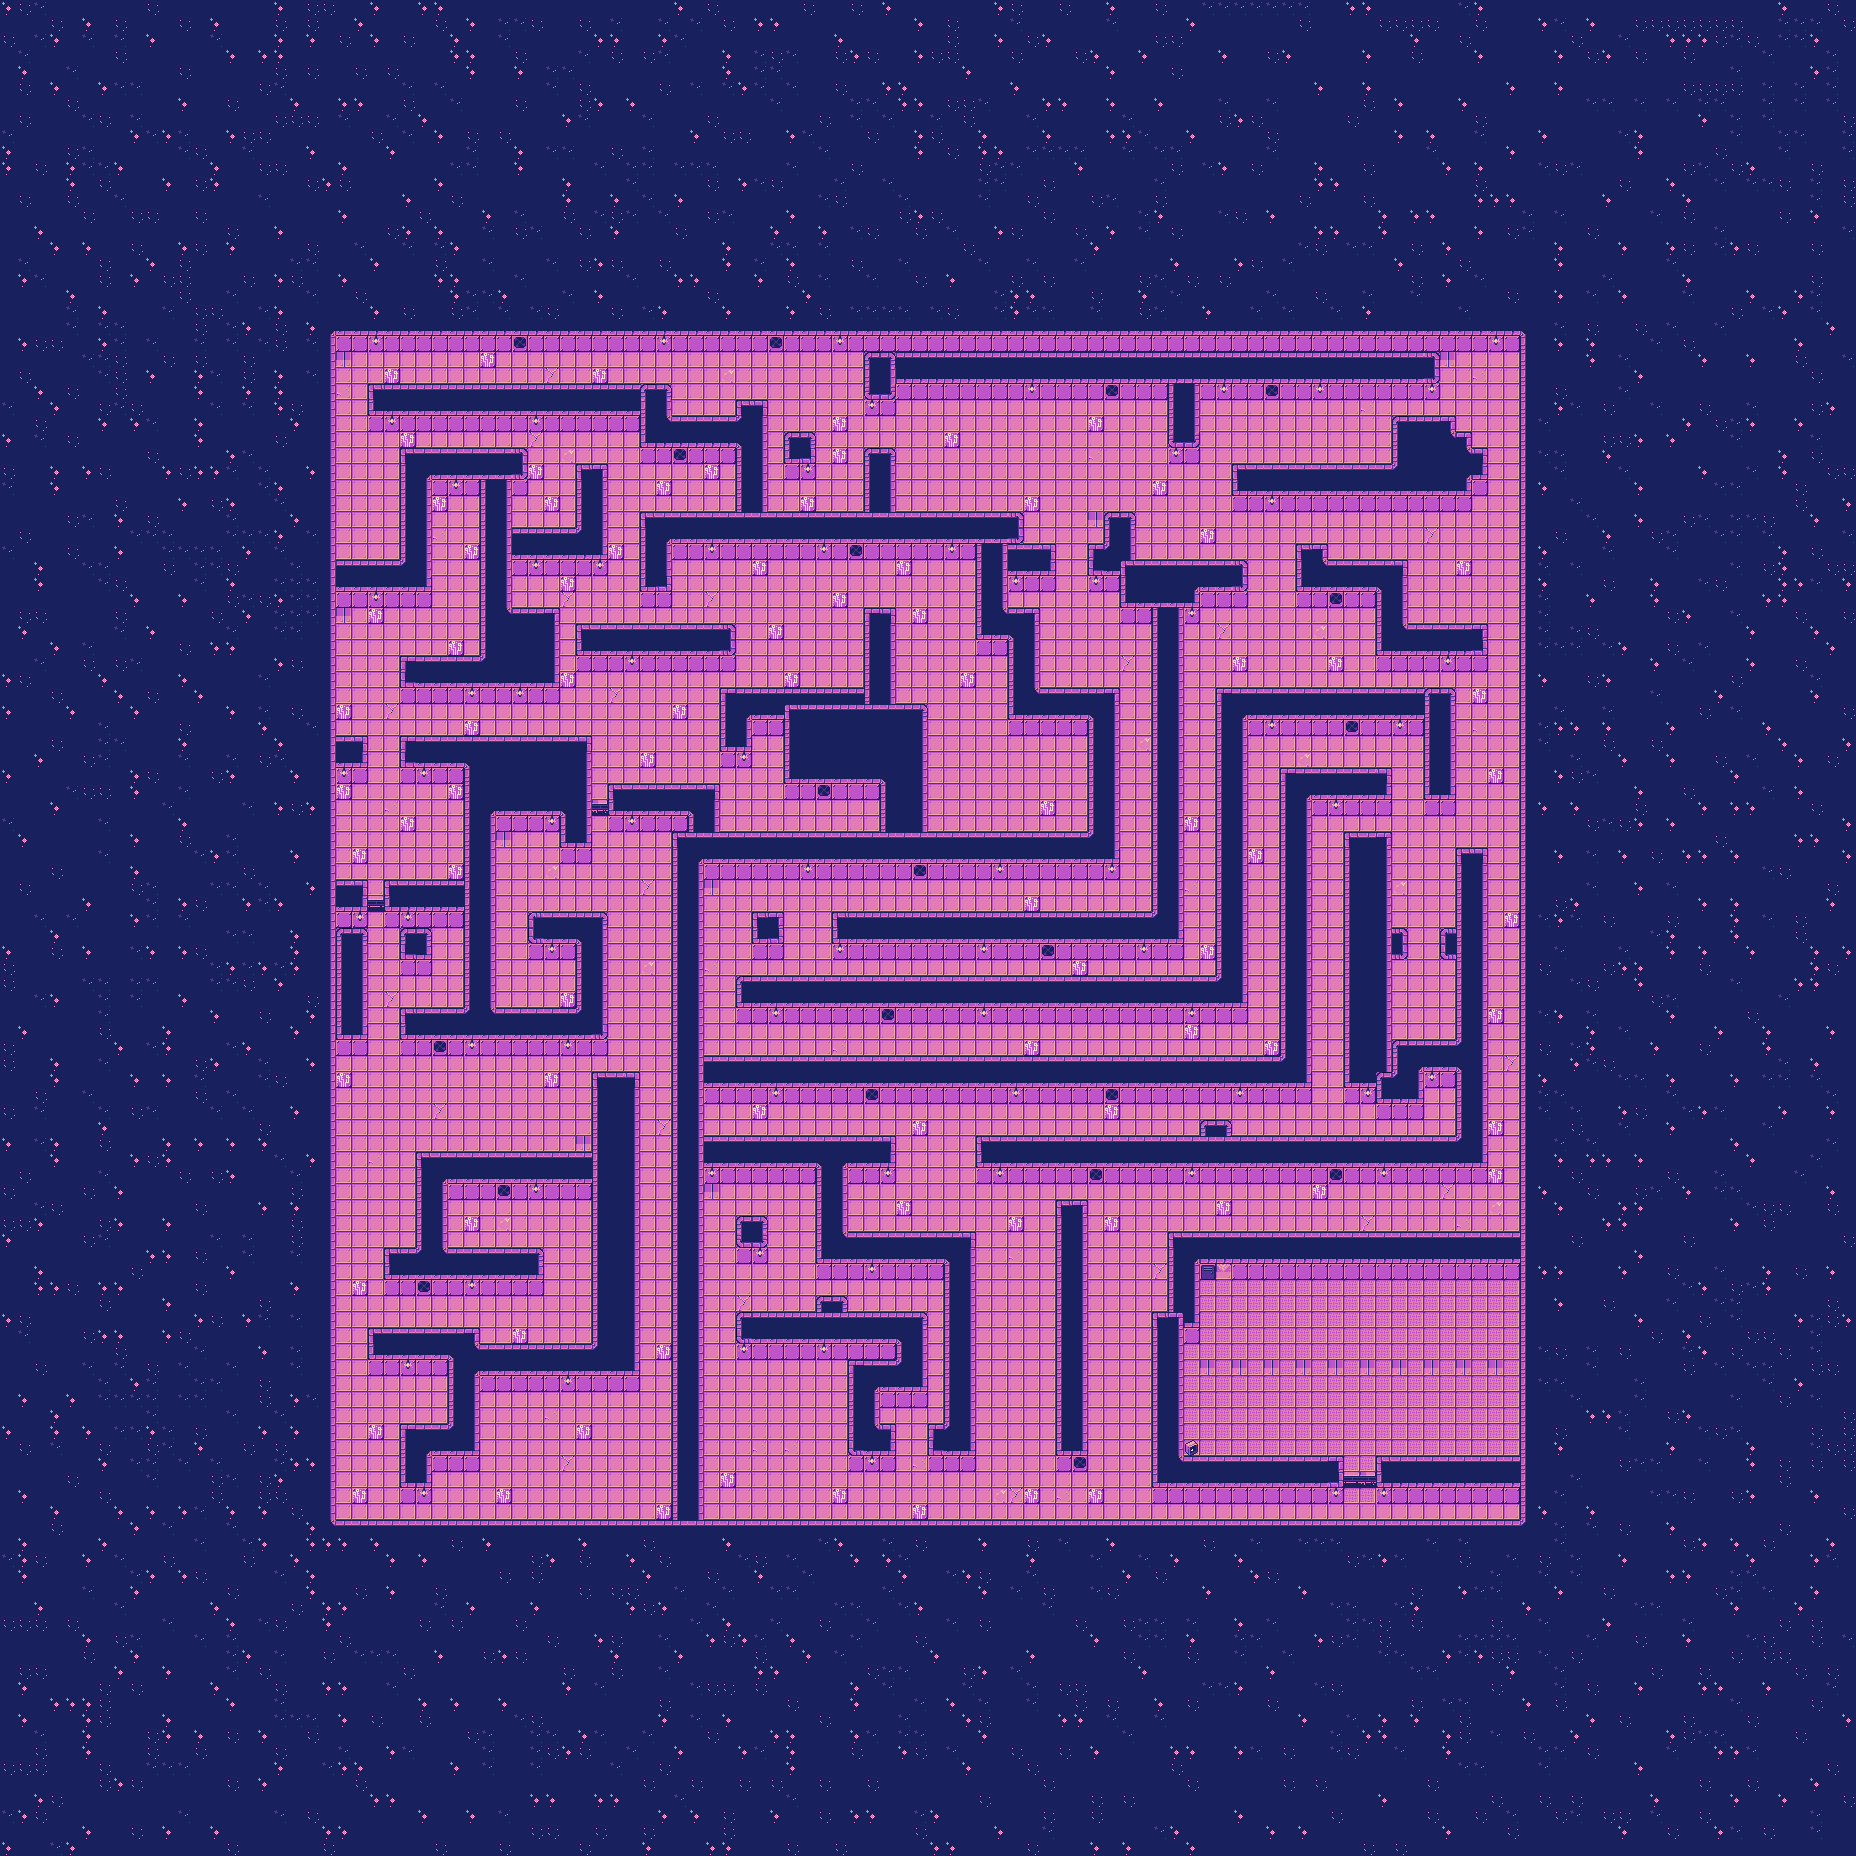

A level layout from a 2D game, rendered from its tile map. Below: a short description, then the map file with tile-grid data replaced by summaries:
An orthogonal 116x116 tile map with 16x16 px tiles, 4 tile layers (Background, Walls, Interior, Overhead) and 1 object.

<map version="1.9" tiledversion="1.9.2" orientation="orthogonal" renderorder="right-down" width="116" height="116" tilewidth="16" tileheight="16" infinite="0" nextlayerid="8" nextobjectid="8">
 <editorsettings>
  <export target="NinthLevel.json" format="json" />
 </editorsettings>
 <tileset firstgid="1" name="cosmic-lilac-tiles" tilewidth="16" tileheight="16" tilecount="104" columns="13">
  <image source="cosmic-lilac-tiles.png" width="208" height="128" />
  <tile id="0">
   <properties>
    <property name="collide" type="bool" value="true" />
   </properties>
  </tile>
  <tile id="1">
   <properties>
    <property name="collide" type="bool" value="true" />
   </properties>
  </tile>
  <tile id="2">
   <properties>
    <property name="collide" type="bool" value="true" />
   </properties>
  </tile>
  <tile id="3">
   <properties>
    <property name="collide" type="bool" value="true" />
   </properties>
  </tile>
  <tile id="4">
   <properties>
    <property name="collide" type="bool" value="false" />
   </properties>
  </tile>
  <tile id="5">
   <properties>
    <property name="collide" type="bool" value="false" />
   </properties>
  </tile>
  <tile id="6">
   <properties>
    <property name="collide" type="bool" value="true" />
   </properties>
  </tile>
  <tile id="7">
   <properties>
    <property name="collide" type="bool" value="true" />
   </properties>
  </tile>
  <tile id="8">
   <properties>
    <property name="collide" type="bool" value="true" />
   </properties>
  </tile>
  <tile id="9">
   <properties>
    <property name="collide" type="bool" value="true" />
   </properties>
  </tile>
  <tile id="10">
   <properties>
    <property name="collide" type="bool" value="false" />
   </properties>
  </tile>
  <tile id="11">
   <properties>
    <property name="collide" type="bool" value="true" />
    <property name="data" type="bool" value="true" />
   </properties>
  </tile>
  <tile id="12">
   <properties>
    <property name="collide" type="bool" value="false" />
   </properties>
  </tile>
  <tile id="13">
   <properties>
    <property name="collide" type="bool" value="true" />
   </properties>
  </tile>
  <tile id="14">
   <properties>
    <property name="collide" type="bool" value="true" />
   </properties>
  </tile>
  <tile id="15">
   <properties>
    <property name="collide" type="bool" value="true" />
   </properties>
  </tile>
  <tile id="16">
   <properties>
    <property name="collide" type="bool" value="true" />
   </properties>
  </tile>
  <tile id="17">
   <properties>
    <property name="collide" type="bool" value="true" />
   </properties>
  </tile>
  <tile id="18">
   <properties>
    <property name="collide" type="bool" value="true" />
   </properties>
  </tile>
  <tile id="19">
   <properties>
    <property name="collide" type="bool" value="true" />
   </properties>
  </tile>
  <tile id="20">
   <properties>
    <property name="collide" type="bool" value="false" />
   </properties>
  </tile>
  <tile id="21">
   <properties>
    <property name="collide" type="bool" value="false" />
   </properties>
  </tile>
  <tile id="22">
   <properties>
    <property name="collide" type="bool" value="false" />
   </properties>
  </tile>
  <tile id="23">
   <properties>
    <property name="collide" type="bool" value="false" />
   </properties>
  </tile>
  <tile id="24">
   <properties>
    <property name="collide" type="bool" value="false" />
   </properties>
  </tile>
  <tile id="25">
   <properties>
    <property name="collide" type="bool" value="false" />
   </properties>
  </tile>
  <tile id="26">
   <properties>
    <property name="collide" type="bool" value="true" />
   </properties>
  </tile>
  <tile id="27">
   <properties>
    <property name="collide" type="bool" value="false" />
   </properties>
  </tile>
  <tile id="28">
   <properties>
    <property name="collide" type="bool" value="false" />
   </properties>
  </tile>
  <tile id="29">
   <properties>
    <property name="collide" type="bool" value="true" />
   </properties>
  </tile>
  <tile id="30">
   <properties>
    <property name="collide" type="bool" value="false" />
   </properties>
  </tile>
  <tile id="31">
   <properties>
    <property name="collide" type="bool" value="false" />
   </properties>
  </tile>
  <tile id="32">
   <properties>
    <property name="collide" type="bool" value="false" />
   </properties>
  </tile>
  <tile id="33">
   <properties>
    <property name="collide" type="bool" value="true" />
    <property name="mechanism" type="bool" value="false" />
   </properties>
  </tile>
  <tile id="34">
   <properties>
    <property name="collide" type="bool" value="false" />
   </properties>
  </tile>
  <tile id="35">
   <properties>
    <property name="collide" type="bool" value="false" />
   </properties>
  </tile>
  <tile id="36">
   <properties>
    <property name="collide" type="bool" value="true" />
   </properties>
  </tile>
  <tile id="37">
   <properties>
    <property name="collide" type="bool" value="false" />
   </properties>
  </tile>
  <tile id="38">
   <properties>
    <property name="collide" type="bool" value="true" />
   </properties>
  </tile>
  <tile id="39">
   <properties>
    <property name="collide" type="bool" value="true" />
   </properties>
  </tile>
  <tile id="40">
   <properties>
    <property name="collide" type="bool" value="true" />
   </properties>
  </tile>
  <tile id="41">
   <properties>
    <property name="collide" type="bool" value="true" />
   </properties>
  </tile>
  <tile id="42">
   <properties>
    <property name="collide" type="bool" value="true" />
   </properties>
  </tile>
  <tile id="43">
   <properties>
    <property name="collide" type="bool" value="true" />
   </properties>
  </tile>
  <tile id="44">
   <properties>
    <property name="collide" type="bool" value="true" />
   </properties>
  </tile>
  <tile id="45">
   <properties>
    <property name="collide" type="bool" value="false" />
   </properties>
  </tile>
  <tile id="46">
   <properties>
    <property name="collide" type="bool" value="false" />
   </properties>
  </tile>
  <tile id="47">
   <properties>
    <property name="collide" type="bool" value="false" />
   </properties>
  </tile>
  <tile id="48">
   <properties>
    <property name="collide" type="bool" value="false" />
   </properties>
  </tile>
  <tile id="49">
   <properties>
    <property name="collide" type="bool" value="true" />
    <property name="morse" type="bool" value="true" />
   </properties>
  </tile>
  <tile id="50">
   <properties>
    <property name="collide" type="bool" value="false" />
   </properties>
  </tile>
  <tile id="51">
   <properties>
    <property name="collide" type="bool" value="false" />
   </properties>
  </tile>
  <tile id="52">
   <properties>
    <property name="collide" type="bool" value="true" />
    <property name="portal" value="finalScene" />
   </properties>
  </tile>
  <tile id="53">
   <properties>
    <property name="collide" type="bool" value="false" />
   </properties>
  </tile>
  <tile id="54">
   <properties>
    <property name="collide" type="bool" value="false" />
   </properties>
  </tile>
  <tile id="55">
   <properties>
    <property name="collide" type="bool" value="false" />
   </properties>
  </tile>
  <tile id="56">
   <properties>
    <property name="collide" type="bool" value="false" />
   </properties>
  </tile>
  <tile id="57">
   <properties>
    <property name="collide" type="bool" value="false" />
   </properties>
  </tile>
  <tile id="58">
   <properties>
    <property name="collide" type="bool" value="false" />
   </properties>
  </tile>
  <tile id="59">
   <properties>
    <property name="collide" type="bool" value="false" />
   </properties>
  </tile>
  <tile id="60">
   <properties>
    <property name="collide" type="bool" value="false" />
   </properties>
  </tile>
  <tile id="61">
   <properties>
    <property name="collide" type="bool" value="false" />
   </properties>
  </tile>
  <tile id="62">
   <properties>
    <property name="collide" type="bool" value="false" />
   </properties>
  </tile>
  <tile id="63">
   <properties>
    <property name="collide" type="bool" value="false" />
   </properties>
  </tile>
  <tile id="64">
   <properties>
    <property name="collide" type="bool" value="false" />
   </properties>
  </tile>
  <tile id="65">
   <properties>
    <property name="collide" type="bool" value="true" />
   </properties>
  </tile>
  <tile id="66">
   <properties>
    <property name="collide" type="bool" value="false" />
   </properties>
  </tile>
  <tile id="67">
   <properties>
    <property name="collide" type="bool" value="false" />
   </properties>
  </tile>
  <tile id="68">
   <properties>
    <property name="collide" type="bool" value="false" />
   </properties>
  </tile>
  <tile id="69">
   <properties>
    <property name="collide" type="bool" value="false" />
   </properties>
  </tile>
  <tile id="70">
   <properties>
    <property name="collide" type="bool" value="false" />
   </properties>
  </tile>
  <tile id="71">
   <properties>
    <property name="collide" type="bool" value="true" />
   </properties>
  </tile>
  <tile id="72">
   <properties>
    <property name="collide" type="bool" value="true" />
   </properties>
  </tile>
  <tile id="73">
   <properties>
    <property name="collide" type="bool" value="false" />
   </properties>
  </tile>
  <tile id="74">
   <properties>
    <property name="collide" type="bool" value="false" />
   </properties>
  </tile>
  <tile id="75">
   <properties>
    <property name="collide" type="bool" value="false" />
   </properties>
  </tile>
  <tile id="76">
   <properties>
    <property name="collide" type="bool" value="false" />
   </properties>
  </tile>
  <tile id="77">
   <properties>
    <property name="collide" type="bool" value="false" />
   </properties>
  </tile>
  <tile id="78">
   <properties>
    <property name="collide" type="bool" value="false" />
   </properties>
  </tile>
  <tile id="79">
   <properties>
    <property name="collide" type="bool" value="false" />
   </properties>
  </tile>
  <tile id="80">
   <properties>
    <property name="collide" type="bool" value="false" />
   </properties>
  </tile>
  <tile id="81">
   <properties>
    <property name="collide" type="bool" value="false" />
   </properties>
  </tile>
  <tile id="82">
   <properties>
    <property name="collide" type="bool" value="false" />
   </properties>
  </tile>
  <tile id="83">
   <properties>
    <property name="collide" type="bool" value="false" />
   </properties>
  </tile>
  <tile id="84">
   <properties>
    <property name="collide" type="bool" value="false" />
   </properties>
  </tile>
  <tile id="85">
   <properties>
    <property name="collide" type="bool" value="false" />
   </properties>
  </tile>
  <tile id="86">
   <properties>
    <property name="collide" type="bool" value="false" />
   </properties>
  </tile>
  <tile id="87">
   <properties>
    <property name="collide" type="bool" value="false" />
   </properties>
  </tile>
  <tile id="88">
   <properties>
    <property name="collide" type="bool" value="false" />
   </properties>
  </tile>
  <tile id="89">
   <properties>
    <property name="collide" type="bool" value="false" />
   </properties>
  </tile>
  <tile id="90">
   <properties>
    <property name="collide" type="bool" value="false" />
   </properties>
  </tile>
  <tile id="91">
   <properties>
    <property name="collide" type="bool" value="false" />
   </properties>
  </tile>
  <tile id="92">
   <properties>
    <property name="collide" type="bool" value="false" />
   </properties>
  </tile>
  <tile id="93">
   <properties>
    <property name="collide" type="bool" value="false" />
   </properties>
  </tile>
  <tile id="94">
   <properties>
    <property name="collide" type="bool" value="false" />
   </properties>
  </tile>
  <tile id="95">
   <properties>
    <property name="collide" type="bool" value="false" />
   </properties>
  </tile>
  <tile id="96">
   <properties>
    <property name="collide" type="bool" value="false" />
   </properties>
  </tile>
  <tile id="97">
   <properties>
    <property name="collide" type="bool" value="false" />
   </properties>
  </tile>
  <tile id="98">
   <properties>
    <property name="collide" type="bool" value="false" />
   </properties>
  </tile>
  <tile id="99">
   <properties>
    <property name="collide" type="bool" value="false" />
   </properties>
  </tile>
  <tile id="100">
   <properties>
    <property name="collide" type="bool" value="false" />
   </properties>
  </tile>
  <tile id="101">
   <properties>
    <property name="collide" type="bool" value="false" />
   </properties>
  </tile>
  <tile id="102">
   <properties>
    <property name="collide" type="bool" value="false" />
   </properties>
  </tile>
  <tile id="103">
   <properties>
    <property name="collide" type="bool" value="false" />
   </properties>
  </tile>
 </tileset>
 <layer id="1" name="Background" width="116" height="116">
  <data>[13456 cells, 13447 non-empty, 12 distinct tile ids]</data>
 </layer>
 <layer id="7" name="Walls" width="116" height="116">
  <data>[13456 cells, 2732 non-empty, 23 distinct tile ids]</data>
 </layer>
 <layer id="3" name="Interior" width="116" height="116">
  <data>[13456 cells, 106 non-empty, 6 distinct tile ids]</data>
 </layer>
 <layer id="4" name="Overhead" width="116" height="116">
  <data>[13456 cells, 0 non-empty, 0 distinct tile ids]</data>
 </layer>
 <objectgroup id="6" name="Script">
  <object id="6" x="1185.94" y="1438.94" width="14.3125" height="16.3125">
   <properties>
    <property name="name" value="morse" />
   </properties>
  </object>
 </objectgroup>
</map>
